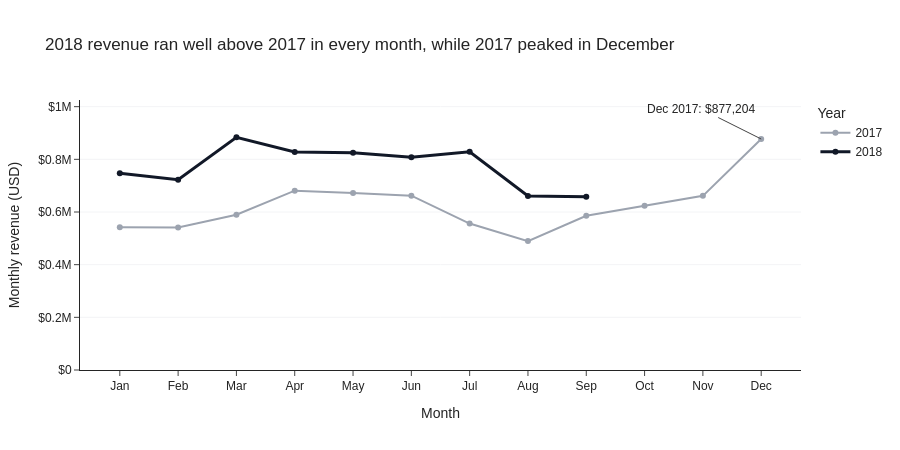

Notebook source saved alongside this figure:
### Code cell
month_names = ['Jan', 'Feb', 'Mar', 'Apr', 'May', 'Jun', 'Jul', 'Aug', 'Sep', 'Oct', 'Nov', 'Dec']
df_plot = df_monthly.assign(month_name=df_monthly['month'].map(lambda m: month_names[m - 1]))

fig = px.line(
    df_plot,
    x='month_name',
    y='revenue',
    color='year',
    markers=True,
    category_orders={'month_name': month_names},
    color_discrete_map={'2017': '#9CA3AF', '2018': DARK},
    labels={'month_name': 'Month', 'revenue': 'Monthly revenue (USD)', 'year': 'Year'},
    title='2018 revenue ran well above 2017 in every month, while 2017 peaked in December',
    height=450,
)
fig.for_each_trace(lambda t: t.update(line_width=3 if t.name == '2018' else 2))
dec_2017 = df_plot.query('year == "2017" and month == 12').iloc[0]
fig.add_annotation(
    x='Dec', y=dec_2017['revenue'],
    text=f"Dec 2017: ${dec_2017['revenue']:,.0f}",
    showarrow=True, arrowhead=0, ax=-60, ay=-30,
)
fig.update_yaxes(tickprefix='$', showgrid=True, gridcolor='#F3F4F6', rangemode='tozero')
fig.show()

### Figure 1 — Plotly figure (JSON) as saved in the notebook; plotly's stock layout.template omitted (floating-point values rounded to 4 significant figures)
{"data": [{"hovertemplate": "Year=2017<br>Month=%{x}<br>Monthly revenue (USD)=%{y}<extra></extra>", "legendgroup": "2017", "line": {"color": "#9CA3AF", "dash": "solid", "width": 2}, "marker": {"symbol": "circle"}, "mode": "lines+markers", "name": "2017", "orientation": "v", "showlegend": true, "type": "scatter", "x": ["Jan", "Feb", "Mar", "Apr", "May", "Jun", "Jul", "Aug", "Sep", "Oct", "Nov", "Dec"], "xaxis": "x", "y": [542600.0, 541400.0, 589500.0, 681100.0, 672400.0, 662000.0, 556000.0, 489400.0, 585800.0, 623900.0, 661300.0, 877200.0], "yaxis": "y"}, {"hovertemplate": "Year=2018<br>Month=%{x}<br>Monthly revenue (USD)=%{y}<extra></extra>", "legendgroup": "2018", "line": {"color": "#111827", "dash": "solid", "width": 3}, "marker": {"symbol": "circle"}, "mode": "lines+markers", "name": "2018", "orientation": "v", "showlegend": true, "type": "scatter", "x": ["Jan", "Feb", "Mar", "Apr", "May", "Jun", "Jul", "Aug", "Sep"], "xaxis": "x", "y": [747200.0, 722600.0, 883500.0, 827700.0, 825300.0, 808300.0, 828300.0, 660900.0, 658200.0], "yaxis": "y"}], "layout": {"annotations": [{"arrowhead": 0, "ax": -60, "ay": -30, "showarrow": true, "text": "Dec 2017: $877,204", "x": "Dec", "y": 877200.0}], "height": 450, "legend": {"title": {"text": "Year"}, "tracegroupgap": 0}, "title": {"text": "2018 revenue ran well above 2017 in every month, while 2017 peaked in December"}, "xaxis": {"anchor": "y", "categoryarray": ["Jan", "Feb", "Mar", "Apr", "May", "Jun", "Jul", "Aug", "Sep", "Oct", "Nov", "Dec"], "categoryorder": "array", "domain": [0.0, 1.0], "title": {"text": "Month"}}, "yaxis": {"anchor": "x", "domain": [0.0, 1.0], "gridcolor": "#F3F4F6", "rangemode": "tozero", "showgrid": true, "tickprefix": "$", "title": {"text": "Monthly revenue (USD)"}}}}
